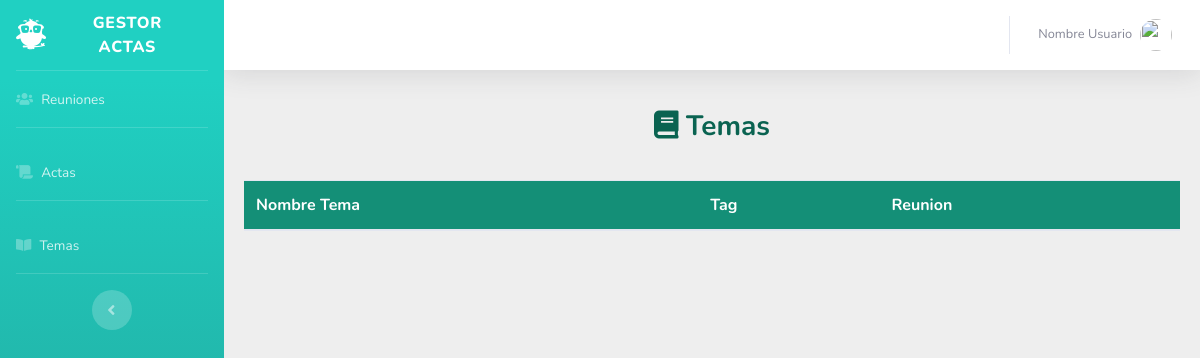
Page /temas.php on the earlier database version.
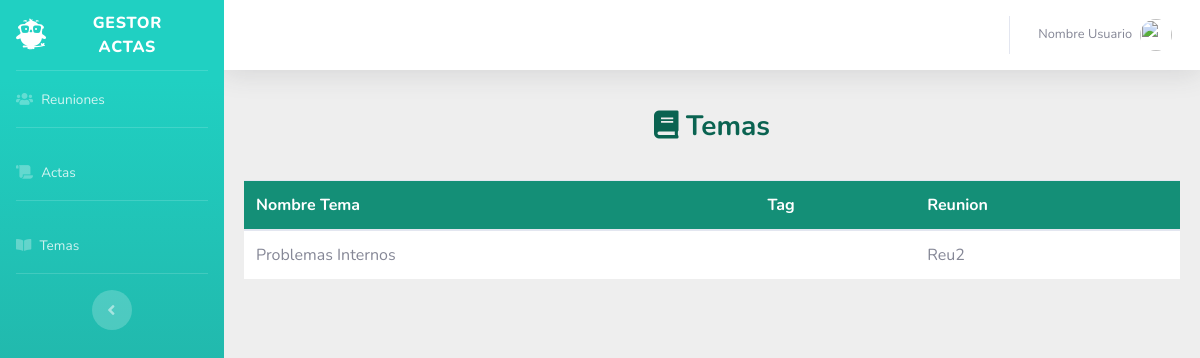
Same page on the later database version.
### tables this page shows
CREATE TABLE `tema` (
  `tag` varchar(50) NOT NULL,
  `refreunion` int(11) NOT NULL,
  `nombre` varchar(50) NOT NULL,
  `id` int(11) NOT NULL
);

CREATE TABLE `reunion` (
  `id` int(11) NOT NULL,
  `tipoPredefinido` varchar(200) NOT NULL,
  `fecha` varchar(50) NOT NULL,
  `hora` varchar(50) NOT NULL,
  `duracion` int(11) NOT NULL,
  `tipoDuracion` varchar(100) NOT NULL,
  `linkReunion` varchar(500) DEFAULT NULL,
  `estado` varchar(100) NOT NULL,
  `nombre` varchar(100) NOT NULL,
  `horaInicio` varchar(50) NOT NULL
);

### temas.php (the view, shortened to what this page needs)
<?php  require "baseDatos/conexion.php";?>
<?php require_once "vistas/partesuperior.php"?>
    <div class="bg-card">
        <div class="bg-card-head py-3">
            <center><h3 class="m-0 font-weight-bold text-primary"><i class="fas fa-book"></i> Temas</h3></center>
    </div>
    </div>
    <div class="bg-card">
    <div class="bg-card-body">
    <div class="table-responsive">
                    <table class="table" id="tablaTema">
                        <thead>
                            <tr>
                            <th scope="col">Nombre Tema</th>
                            <th scope="col">Tag</th>
                            <th scope="col">Reunion</th>
                            </tr>
                        </thead>
                        <tbody>
                                    <?php
                                        $consulta = "SELECT * FROM reunion";
                                        $resultado = mysqli_query($conexion, $consulta) or die ( "Algo ha ido mal en la consulta a la base de datos1");
                                        while ($columna = mysqli_fetch_array( $resultado )){
                                            $idReunion = $columna['id'];
                                            $nameReunion = $columna['nombre'];
                                            $consulta2 = "SELECT * FROM tema WHERE refreunion='$idReunion'";
                                            $resultado2 = mysqli_query($conexion, $consulta2) or die ( "Algo ha ido mal en la consulta a la base de datos1");
                                            while ($columna = mysqli_fetch_array( $resultado2 )){
                                                echo '<tr>
                                                <td>'.$columna['nombre'].'</td>
                                                <td>'.$columna['tag'].'</td>
                                                <td>'.$nameReunion.'</td>
                                                </tr>';
                                            }
                                        }
                                            ?>
                        </tbody>
                    </table>
                </div>
                </div>
    </div>

Differences in the rows shown:
added tema: nombre "Problemas Internos", refreunion.nombre "Reu2"
